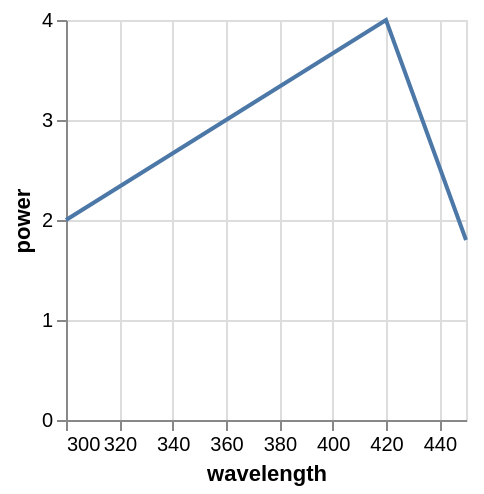

Write a Vega-Lite specification for this figure.
### Vega specification from a JSON file in a GitHub repository (floating-point values rounded to 4 significant figures)
{"$schema": "https://vega.github.io/schema/vega/v5.json", "background": "white", "padding": 5, "width": 200, "height": 200, "style": "cell", "data": [{"name": "source_0", "values": [{"wavelength": 250, "power": 1}, {"wavelength": 300, "power": 2}, {"wavelength": 420, "power": 4}, {"wavelength": 450, "power": 1.8}, {"wavelength": 500, "power": 1.1}]}, {"name": "data_0", "source": "source_0", "transform": [{"type": "formula", "expr": "toNumber(datum[\"wavelength\"])", "as": "wavelength"}, {"type": "filter", "expr": "inrange(datum[\"wavelength\"], [300, 450])"}]}], "marks": [{"name": "marks", "type": "line", "style": ["line"], "sort": {"field": "x"}, "from": {"data": "data_0"}, "encode": {"update": {"stroke": {"value": "#4c78a8"}, "description": {"signal": "\"wavelength: \" + (format(datum[\"wavelength\"], \"\")) + \"; power: \" + (format(datum[\"power\"], \"\"))"}, "x": {"scale": "x", "field": "wavelength"}, "y": {"scale": "y", "field": "power"}, "defined": {"signal": "isValid(datum[\"wavelength\"]) && isFinite(+datum[\"wavelength\"]) && isValid(datum[\"power\"]) && isFinite(+datum[\"power\"])"}}}}], "scales": [{"name": "x", "type": "linear", "domain": [300, 450], "range": [0, {"signal": "width"}], "zero": false}, {"name": "y", "type": "linear", "domain": {"data": "data_0", "field": "power"}, "range": [{"signal": "height"}, 0], "nice": true, "zero": true}], "axes": [{"scale": "x", "orient": "bottom", "gridScale": "y", "grid": true, "tickCount": {"signal": "ceil(width/40)"}, "domain": false, "labels": false, "aria": false, "maxExtent": 0, "minExtent": 0, "ticks": false, "zindex": 0}, {"scale": "y", "orient": "left", "gridScale": "x", "grid": true, "tickCount": {"signal": "ceil(height/40)"}, "domain": false, "labels": false, "aria": false, "maxExtent": 0, "minExtent": 0, "ticks": false, "zindex": 0}, {"scale": "x", "orient": "bottom", "grid": false, "title": "wavelength", "labelFlush": true, "labelOverlap": true, "tickCount": {"signal": "ceil(width/40)"}, "zindex": 0}, {"scale": "y", "orient": "left", "grid": false, "title": "power", "labelOverlap": true, "tickCount": {"signal": "ceil(height/40)"}, "zindex": 0}]}
